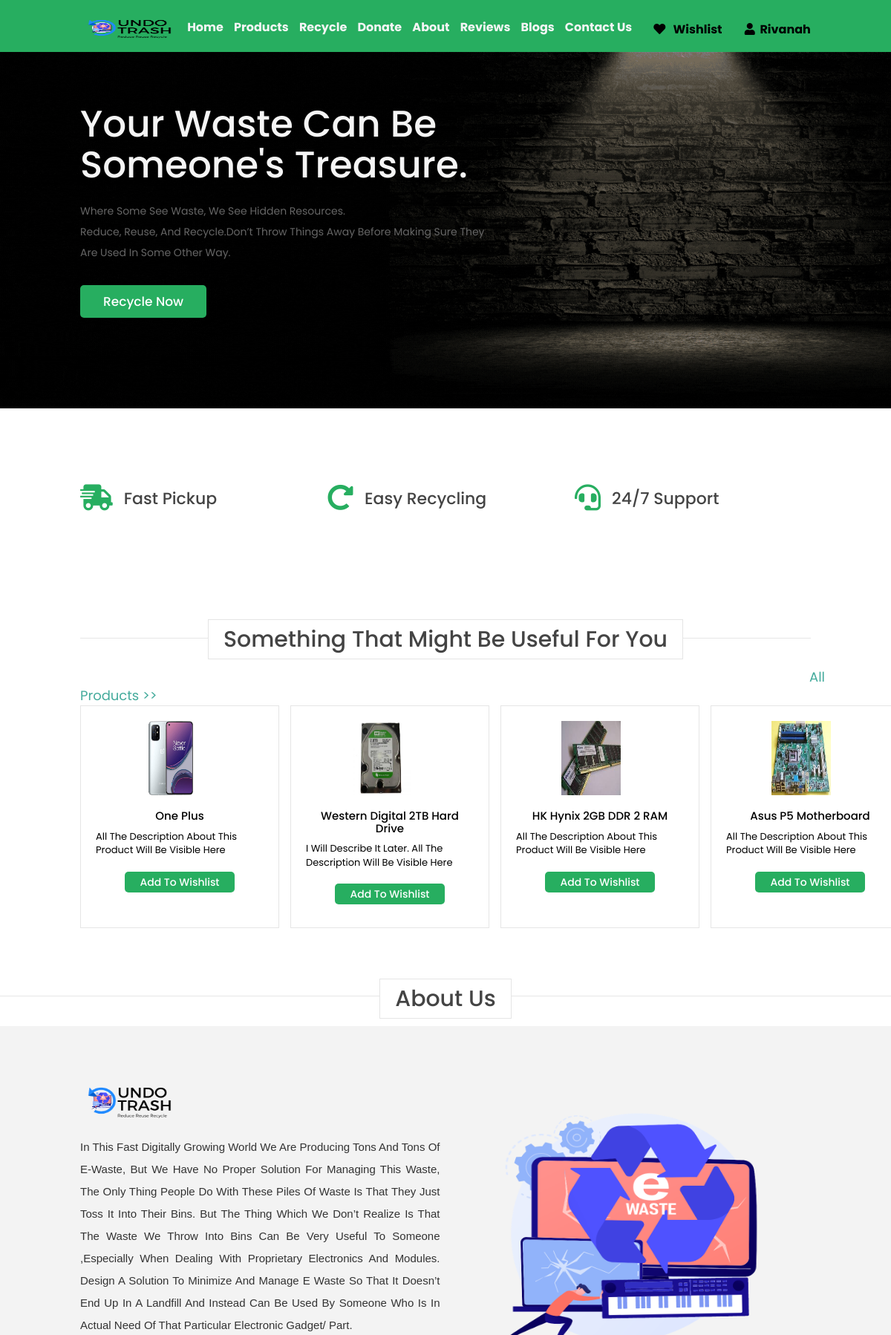
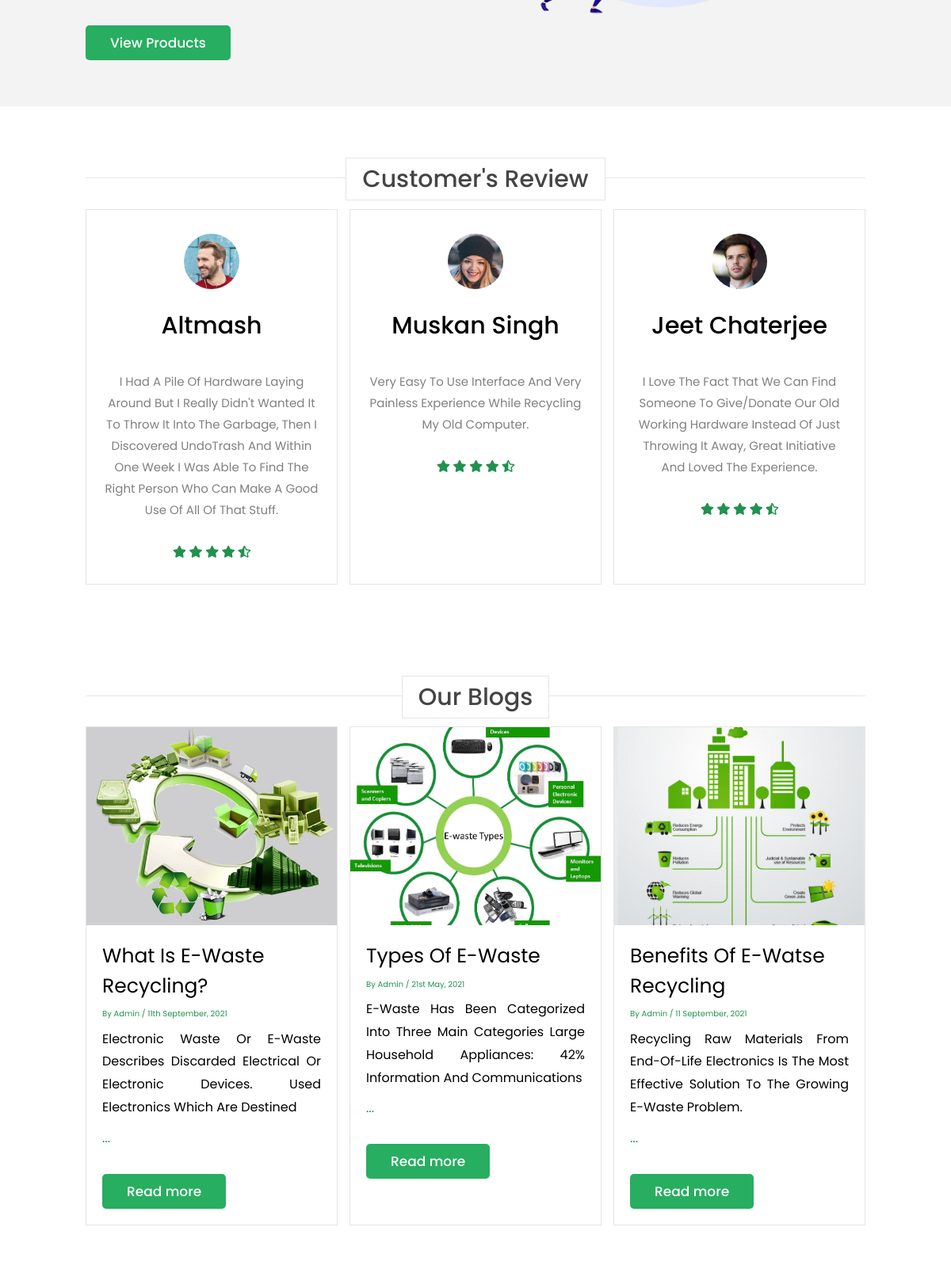
The app's page /profile.php (signed in, upper part) with its own data (2 pictures, top to bottom).
### tables this page shows
CREATE TABLE `donated_products` (
  `product_id` int(20) NOT NULL,
  `user_id` int(10) DEFAULT NULL,
  `name` varchar(255) DEFAULT NULL,
  `phone` varchar(10) DEFAULT NULL,
  `title` varchar(255) DEFAULT NULL,
  `description` varchar(2000) DEFAULT NULL,
  `image` varchar(255) DEFAULT NULL,
  `state` varchar(255) DEFAULT NULL,
  `city` varchar(255) DEFAULT NULL,
  `pincode` int(6) DEFAULT NULL,
  `house` varchar(255) DEFAULT NULL,
  `Time` datetime(6) NOT NULL DEFAULT current_timestamp(6)
);

### profile.php (the view, shortened to what this page needs)
<?php
include "con.php";
?>
<!DOCTYPE html>
<html>
	<head>
		<link rel="stylesheet" href="css/bootstrap.min.css"/>
		<link rel="stylesheet" href="https://unpkg.com/swiper@7/swiper-bundle.min.css" />
    <link rel="stylesheet" href="https://cdnjs.cloudflare.com/ajax/libs/font-awesome/5.15.4/css/all.min.css">
		<link rel="stylesheet" type="text/css" href="style2.css">
    <link rel="stylesheet" href="style.css">
	</head>
<body>
<header class="header">
    <div class="header-1" style="background-color:#27ae60">
	<a href="index.php" class="logo"><img src="logonew4.png" alt="" width="130px" height="30px"> </a>
            <a href="#home">home</a>
            <a href="#products">products</a>
                 <a href="recycle1.php">Recycle</a>
                 <a href="donate1.php">Donate</a>
            <a href="#aboutus">about</a>
            <a href="#reviews">reviews</a>
            <a href="#blogs">blogs</a>
            <a href="#contact">contact us</a>
		<ul class="nav navbar-nav navbar-right" style="display:flex;">
				<li><a href="#" class="dropdown-toggle" data-toggle="dropdown" id="wishlist"><span class="fas fa-heart"> </span>  &nbsp;&nbsp;Wishlist</span></a>
				</li>
				<li><a href="#" class="dropdown-toggle" data-toggle="dropdown" id="account"><span class="fas fa-user"></span> &nbsp;<?php echo  $_SESSION["name"]; ?></a>
				</li>
			</ul>
        </div>
</header>
<section class="home" id="home">
    <div class="row">
        <div class="content">
            <h3>Your Waste Can Be Someone's Treasure. </h3>
            <p>Where some see waste, we see hidden resources. <br>
              Reduce, reuse, and recycle.Don’t throw things away before making sure they are used in some other way.</p>
            <a href="recycle1.php" class="btn">Recycle Now</a>
        </div>
    </div>
</section>
<section class="icons-container">
<div class="icons">
        <i class="fas fa-shipping-fast"></i>
        <div class="content">
            <h3>Fast Pickup </h3>
        </div>
    </div>
    <div class="icons">
        <i class="fas fa-redo-alt"></i>
        <div class="content">
            <h3>Easy Recycling </h3>
        </div>
    </div>
    <div class="icons">
        <i class="fas fa-headset"></i>
        <div class="content">
            <h3>24/7 support</h3>
        </div>
    </div>
</section>
<section class="products" id="products">
<h1 class="heading" id="newpeoducts"> <span>Something that might be useful for you</span> </h1>
<a href="products.php" style="margin-left:982px;font-size:18px">All Products >></a><br>
    <div class="box-container">
    <?php
            $sql = "SELECT * FROM donated_products ORDER BY Time DESC LIMIT 4;";
            $result = $mysqli->query($sql);
              while($row = $result->fetch_assoc()) { ?>
        <div class="box">
        <form method="post" action="cartItem.php">
            <div class="image">
            <?php
                $img="product_images/$row[image]";
                $title= $row["title"];
                $desc = $row["description"];
                $product_id = $row["product_id"];
            ?>
             <a href="product_details.php?image=<?php echo $img ?> &desc=<?php echo $desc ?> &title= <?php echo $title ?> &product_id= <?php echo $product_id ?>"> <img src="<?php echo $img ?>"></a>
            </div>
            <div class="content">
                <h3><?php echo $row["title"]; ?></h3>
                <div class="desc"><p><?php echo $row["description"]; ?></p></div>
            </div>
            <div>
            <input type="submit" name="add_to_cart" style="margin-top:-10px;" class="submit_btn" value="Add To Wishlist" />
		    </form>
            </div>
        </div>
        <?php
            }
        ?>
</section>
<h1 class="heading" id="aboutus"> <span>About Us</span> </h1>
<section class="aboutus">
    <div class="content">
        <h3><img src="logonew4.png" alt="" width="130px" height="50px"></h3>
        <p>In this fast digitally growing world we are producing tons and tons of e-waste, but we have no proper solution for managing this waste, the only thing people do with these piles of waste is that they just toss it into their bins.
But the thing which we don’t realize is that the waste we throw into bins can be very useful to someone ,especially when dealing with proprietary electronics and modules.
Design a solution to minimize and manage e waste so that it doesn’t end up in a landfill and instead can be used by someone who is in actual need of that particular electronic gadget/ part.
</p>
        <a href="products.php" class="btn">View Products</a>
    </div>
    <div class="image">
        <img src="ewbanner.png" alt=""  height="450px">
    </div>
</section>
<section class="review" id="reviews">
    <h1 class="heading"><span>customer's Review</span> </h1>
    <div class="box-container">
        <div class="box">
            <img src="image/pic-1.png" class="user" alt="">
            <h3>Altmash</h3>
            <p>I had a Pile of hardware laying around but I really didn't wanted it to throw it into the garbage, then I discovered UndoTrash and within one week I was able to find the right person who can make a good use of all of that stuff.</p>
            <div class="stars">
                <i class="fas fa-star"></i>
                <i class="fas fa-star"></i>
                <i class="fas fa-star"></i>
                <i class="fas fa-star"></i>
                <i class="fas fa-star-half-alt"></i>
            </div>
        </div>
        <div class="box">
            <img src="image/pic-2.png" class="user" alt="">
            <h3>Muskan Singh</h3>
            <p>Very Easy to use interface and very painless experience while recycling my old computer.</p>
            <div class="stars">
                <i class="fas fa-star"></i>
                <i class="fas fa-star"></i>
                <i class="fas fa-star"></i>
                <i class="fas fa-star"></i>
                <i class="fas fa-star-half-alt"></i>
            </div>
        </div>
        <div class="box">
            <img src="image/pic-3.png" class="user" alt="">
            <h3>Jeet Chaterjee</h3>
            <p>I love the fact that we can find someone to give/donate our old working hardware instead of just throwing it away, Great Initiative and loved the Experience.</p>
            <div class="stars">
                <i class="fas fa-star"></i>
                <i class="fas fa-star"></i>
                <i class="fas fa-star"></i>
                <i class="fas fa-star"></i>
                <i class="fas fa-star-half-alt"></i>
            </div>
        </div>
    </div>
</section>
<section class="blogs" id="blogs">
<h1 class="heading" id="aboutus"> <span>Our Blogs</span> </h1>
    <div class="box-container">
        <div class="box">
            <div class="image">
                <img src="image/blog1.jpg" alt="">
            </div>
            <div class="content">
                <a href="#" class="title">What is E-waste Recycling?</a>
                <span class="time">by admin / 11th september, 2021</span>
                <p style="color:black; text-align:justify">Electronic waste or e-waste describes discarded electrical or electronic devices. Used electronics which are destined<span id="dots">...</span>
                    </p>
                    <button onclick="myFunction()" id="btn" class="btn">Read more</button>
            </div>
        </div>
        <div class="box">
            <div class="image">
                <img src="image/blog2.jpg" alt="">
            </div>
            <div class="content">
                <a href="#" class="title">Types of E-Waste</a>
                <span class="time">by admin / 21st may, 2021</span>
                <p style="color:black; text-align:justify">E-Waste has been categorized into three main categories
                    Large household appliances: 42%
                    Information and communications<span id="dots2">...</span> </p>
                    <button onclick="myFunction2()" id="btn2" class="btn">Read more</button>
            </div>
        </div>
        <div class="box">
            <div class="image">
                <img src="image/blog3.jpg" alt="">
            </div>
            <div class="content">
                <a href="#" class="title">Benefits of E-watse recycling</a>
                <span class="time">by admin / 11 september, 2021</span>
                <p style="color:black; text-align:justify">Recycling raw materials from end-of-life electronics is the most effective solution to the growing e-waste problem. <span id="dots3">...</span> </p>
                    <button onclick="myFunction3()" id="btn3" class="btn">Read more</button>
            </div>
        </div>
    </div>
</section>
<section class="contact" id="contact">
</section>
</body>
</html>

### style2.css (style rules this page uses)
:root { --green:#27ae60; --dark-color:#219150; --black:#444; --light-color:#666; --border:.1rem solid rgba(0,0,0,.1); --border-hover:.1rem solid var(--black); --box-shadow:0 .5rem 1rem rgba(0,0,0,.1); }
* { font-family: 'Poppins', sans-serif; margin:0; padding:0; box-sizing: border-box; outline: none; border:none; text-decoration: none; text-transform: capitalize; transition:all .2s linear; transition:width none; }
html { font-size: 62.5%; overflow-x: hidden; scroll-padding-top: 5rem; scroll-behavior: smooth; }
section { padding:5rem 9%; }
.heading { text-align: center; margin-bottom: 2rem; position: relative; }
.heading::before { content: ''; position: absolute; top:50%; left:0; transform: translateY(-50%); width: 100%; height:.01rem; background: rgba(0,0,0,.1); z-index: -1; }
.heading span { font-size: 3rem; padding:.5rem 2rem; color:var(--black); background: #fff; border:var(--border); }
.btn { margin-top: 1rem; display:inline-block; padding:.9rem 3rem; border-radius: .5rem; color:#fff; background:var(--green); font-size: 1.7rem; cursor: pointer; font-weight: 500; }
.header .header-1 { background:#fff; padding:1.5rem 9%; display: flex; align-items: center; justify-content: space-between; }
.header .header-1 .logo { font-size: 2.5rem; font-weight: bolder; color:var(--black); }
.home { background: url(e.gif) no-repeat; background-size: cover; background-position: center; height: 480px; margin:0px; position:relative; top:-20px; }
.home .row { display:flex; align-items: center; flex-wrap: wrap; gap:1.5rem; width:600px; }
.home .row .content { flex:1 1 42rem; }
.home .row .content h3 { color:whitesmoke; font-size: 5rem; }
.home .row .content p { color:var(--light-color); font-size: 1.4rem; line-height: 2; padding:1rem 0; }
.icons-container { display: grid; grid-template-columns: repeat(auto-fit, minmax(25rem, 1fr)); gap:1.5rem; }
.icons-container .icons { display: flex; align-items: center; gap:1.5rem; padding:2rem 0; }
.icons-container .icons i { font-size: 3.5rem; color:var(--green); }
.icons-container .icons h3 { font-size: 2.2rem; color:var(--black); padding-bottom: .5rem; }

### records on screen
donated_products: image (picture), title "One Plus", description "All The Description About This Product Will Be Visible Here"
donated_products: image (picture), title "Western Digital 2TB Hard Drive", description "I Will Describe It Later. All The Description Will Be Visible Here"
donated_products: image (picture), title "HK Hynix 2GB DDR 2 RAM", description "All The Description About This Product Will Be Visible Here"
donated_products: image (picture), title "Asus P5 Motherboard", description "All The Description About This Product Will Be Visible Here"

### other values on screen
$_SESSION["name"] "Rivanah"
